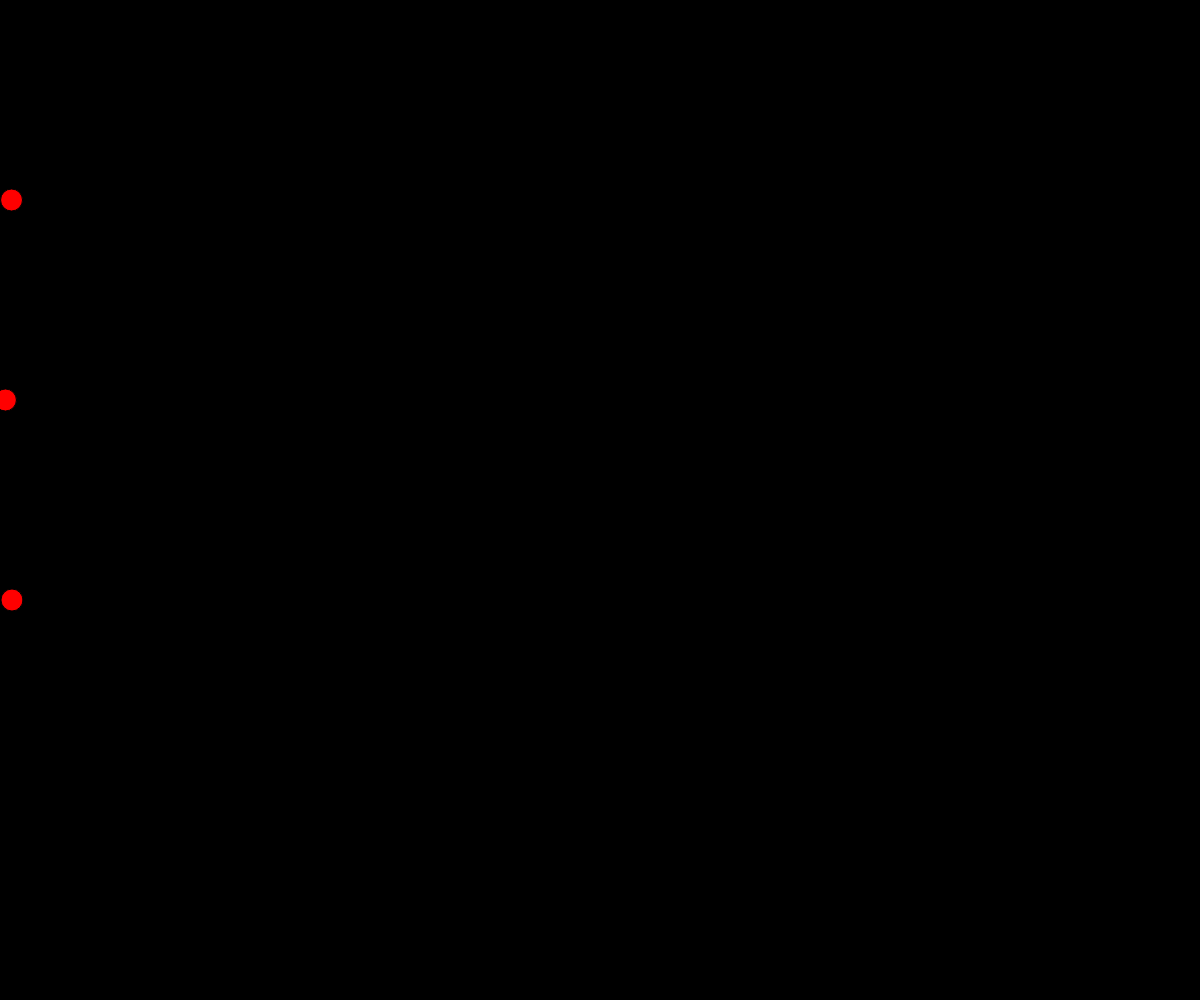
Frame 1 (no input)
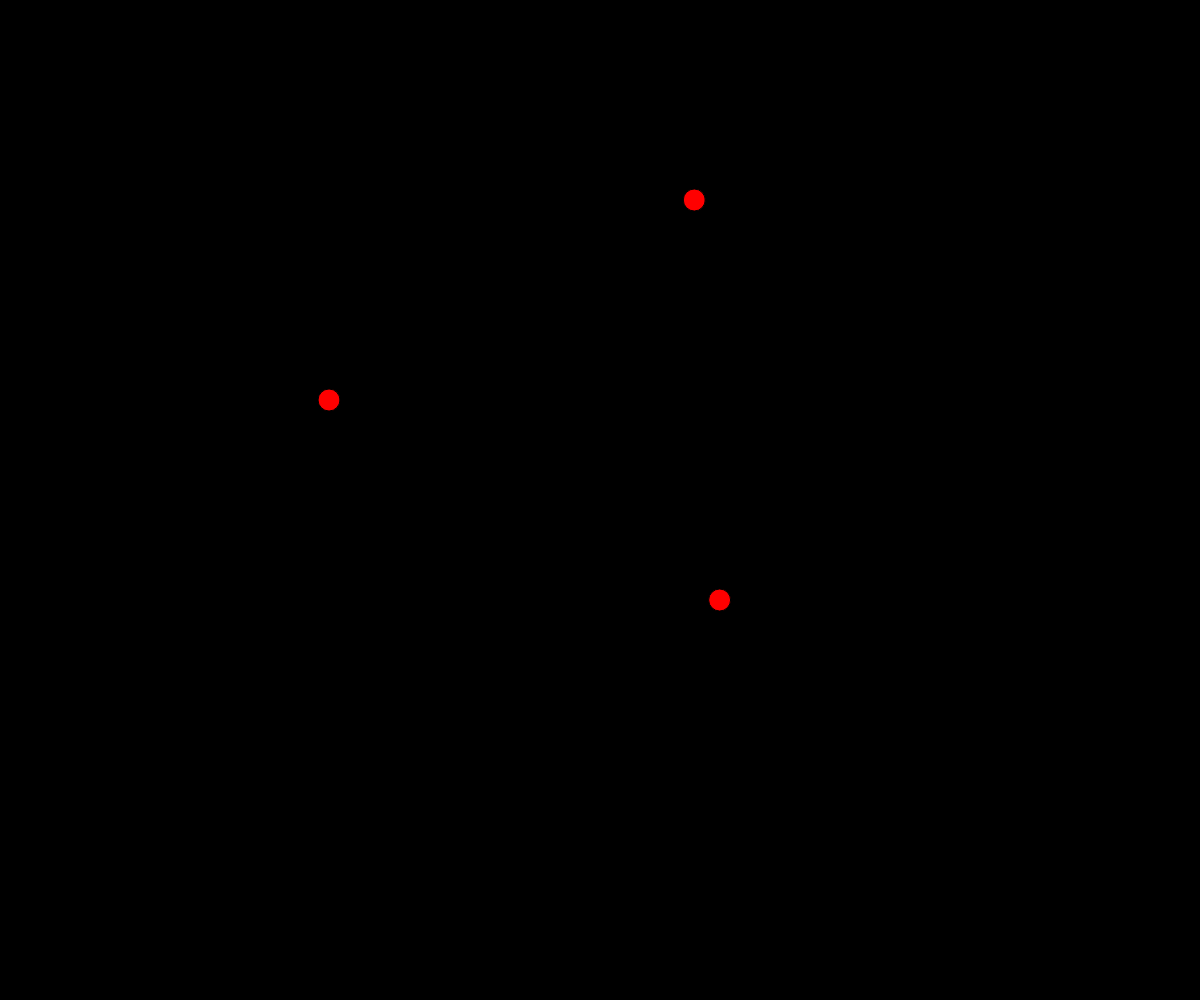
Frame 60 (no input)
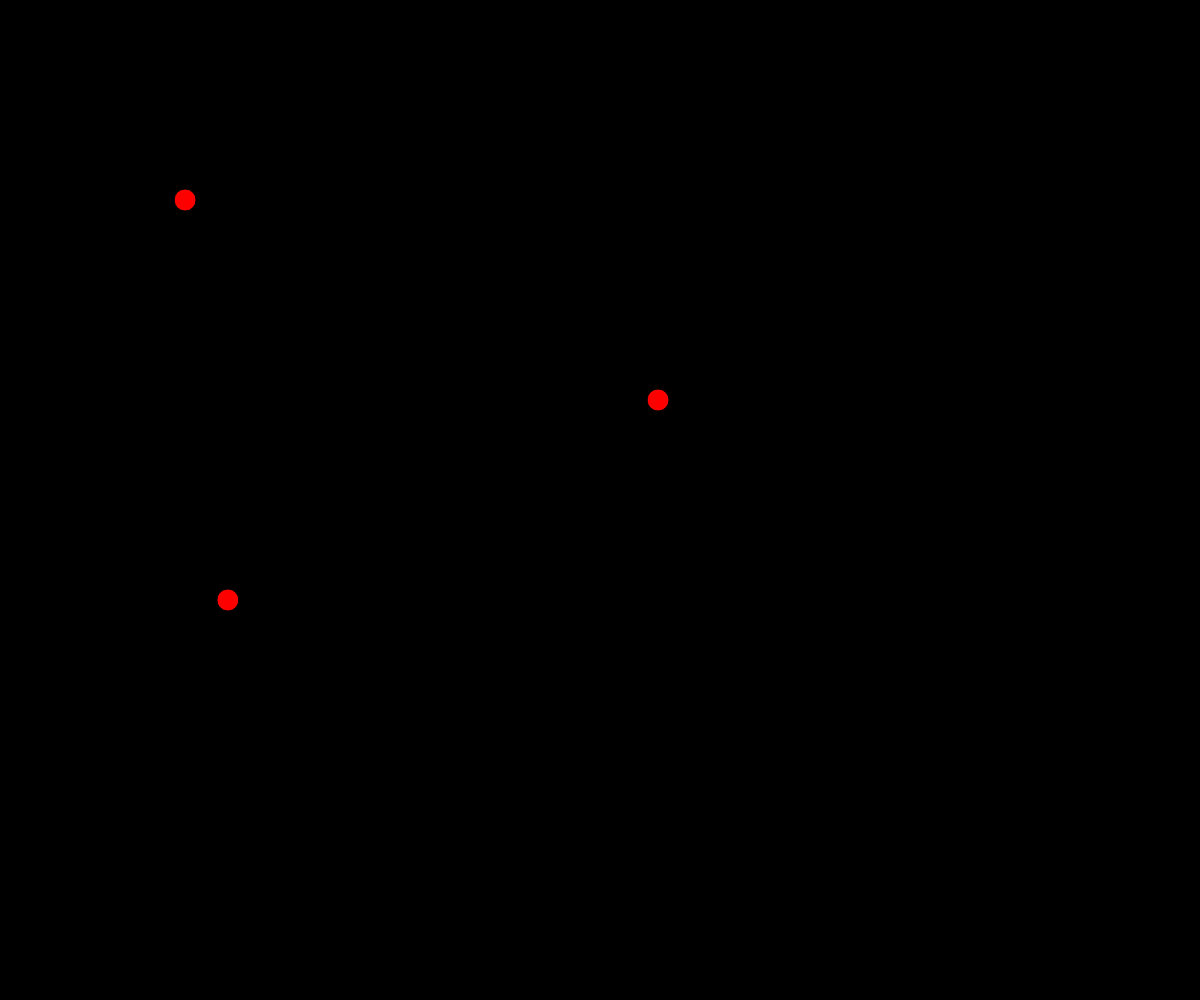
Frame 120 (the mouse pressed at the canvas centre since frame 60)

The p5.js sketch that drew these frames (run headless with seeded random() and noise() and a simulated clock; from frame 60 on, the mouse is pressed at the canvas centre):

// p5.js sketch
// ── sketch.js
// Round Racers
// Marcus Cheecham
// March 17th, 2025

let racer;
let racers = [];

function setup() {
  createCanvas(windowWidth, windowHeight);

  for (let autoHeight = height/5; autoHeight <= height; autoHeight+=height/5) {
    racer = new RoundRacers(autoHeight, "Red");
    racers.push(racer);
  }


}

class RoundRacers {
  constructor(yPosition, colour) {
    this.xPos = 0;
    this.yPos = yPosition;
    this.xSpeed = random(3, 15);
    this.colour = colour;
  }

  move() {
    if(this.xPos >= width) {
      this.xPos = 0;
    }
    this.xPos += this.xSpeed;
  }

  display() {
    fill(this.colour);
    circle(this.xPos, this.yPos, width*0.01+height*0.01);
  }

}

function draw() {
  background(0);
  for (let i = 0; i < 3; i++) {
    racers[i].move();
    racers[i].display();
  }
}
